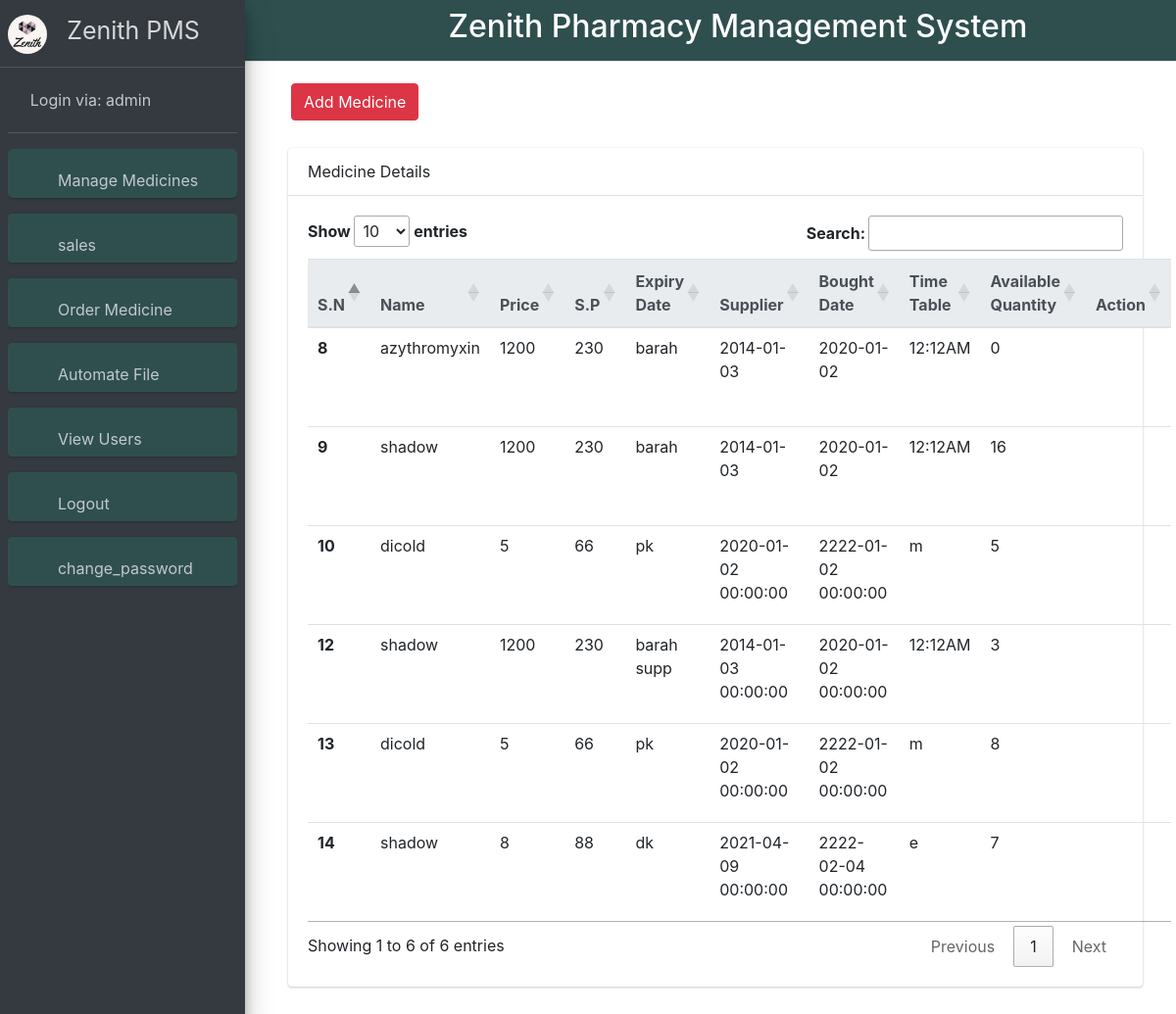
Screenshot of /manage_medicine (signed in) with the database file from the repository.
### manage_medicines/models.py (models this page shows, shortened)
class Medicine(models.Model):
    med_name = models.CharField(max_length = 30)
    price = models.CharField(max_length = 30)
    selling_price = models.CharField(max_length = 30)
    supplier = models.CharField(max_length = 30)
    bought_date = models.CharField(max_length = 30)
    expiry_date = models.CharField(max_length = 30)
    time_table = models.CharField(max_length = 30)
    quantity = models.IntegerField()

### manage_medicines/views.py (the view)
# urls.py: path('manage_medicine', medicine_manage),
def medicine_manage(request):
    if request.method == 'POST':
            data = request.POST
            med_name = data['med_name']
            price = data['price']
            selling_price = data['selling_price']
            supplier = data['supplier']
            bought_date = data['bought_date']
            expiry_date = data['expiry_date']
            time_table = data['time_table']
            quantity = data['quantity']
            obj = Medicine.objects.create(med_name = med_name, price=price,selling_price=selling_price,supplier=supplier,bought_date=bought_date,expiry_date=expiry_date,time_table=time_table, quantity=quantity)
            if obj:
                return redirect('/manage_medicine')
            return HttpResponse('Medicine is not added.')
    else:
            medicines = Medicine.objects.all()
            context= {
                'medicines':medicines,
            }
            return render(request, 'manage_medicine.html',context)
    return render(request, 'manage_medicine.html')

### templates/manage_medicine.html (shortened to what this page needs)
{% extends 'base.html' %}
{% block body %}
<div style="margin-left: 260px; padding: 22px;">
  <button type="button" class="btn btn-danger" data-toggle="modal" data-target="#exampleModal"
    style="margin-left: 15px;">
    Add Medicine
  </button>
  <div class="form-group" style="width: 250px; margin: 10px;">
  <br>
  <br>
  <br>
  </div>
  <div class="card" style="margin: 12px; margin-top: -15px;">
    <div class="card-header thead-light">
      Medicine Details
    </div>
    <div class="card-body">
      <table class="table" id="tblFilter">
        <thead class="thead-light">
          <tr>
            <th scope="col">S.N</th>
            <th scope="col">Name</th>
            <th scope="col">Price</th>
            <th scope="col">S.P</th>
            <th scope="col">Expiry Date</th>
            <th scope="col">Supplier</th>
            <th scope="col">Bought Date</th>
            <th scope="col">Time Table</th>
            <th scope="col">Available Quantity</th>
            <th scope="col">Action</th>
          </tr>
        </thead>
        <tbody>
          {% for medicine in medicines%}
          <tr>
            <th scope="row">{{medicine.id}}</th>
            <td>{{medicine.med_name}}</td>
            <td>{{medicine.price}}</td>
            <td>{{medicine.selling_price}}</td>
            <td>{{medicine.supplier}}</td>
            <td>{{medicine.bought_date}}</td>
            <td>{{medicine.expiry_date}}</td>
            <td>{{medicine.time_table}}</td>
            <td>{{medicine.quantity}}</td>
            <td>
              <a href="/medicine_update/{{medicine.id}}"<i class="fa fa-edit" style='padding: 10px; font-size: 22px;'></i> </a>
              <a href="/medicine_delete/{{medicine.id}}"  <i class="fa fa-trash" style="color:red; padding: 10px; font-size: 22px;"> </a>
            </td>
          </tr>
          {% endfor %}
        </tbody>
      </table>
    </div>
  </div>
</div>
{% endblock %}

### templates/base.html (shortened to what this page needs)
{% load static %}
<!DOCTYPE html>
<html lang="en">
<head>
    <link rel="stylesheet" href="{% static 'icon.css' %}">
    <link rel="stylesheet" href="{% static 'font.css' %}">
    <link rel="stylesheet" href="{% static 'plugins/fontawesome-free/css/all.min.css' %}">
    <link rel="stylesheet" href="{% static 'dist/css/adminlte.min.css' %}">
    <link rel="stylesheet" type="text/css" href="https://cdn.datatables.net/1.10.24/css/jquery.dataTables.css">
</head>
<body class="hold-transition sidebar-mini">
    <div class="wrapper">
        <nav class="main-header navbar navbar-expand navbar-white navbar-light" style="background-color: #2F4F4F;">
            <ul class="navbar-nav">
                <li class="nav-item">
                    <a class="nav-link" data-widget="pushmenu" href="#" role="button"><i class="fas fa-bars"></i></a>
                </li>
            </ul>
            <h2 style="margin-left: 155px; color: white;">Zenith Pharmacy Management System </h2>
        </nav>
        {% block body %}{% endblock %}
    </div>
    <aside class="main-sidebar sidebar-dark-primary elevation-4" style="height:655px;">
        <a href="http://pranishkatwal.com.np/" class="brand-link">
            <img src="{% static 'images/unnamed.jpg' %}" style="height: 40px; border-radius: 50px;">
            <span class="brand-text font-weight-light" style="margin: 15px; font-size: 25px;"><b>Zenith PMS</b></span>
        </a>
        <div class="sidebar">
            <div class="user-panel mt-3 pb-3 mb-3 d-flex">
                <div class="image">
                </div>
                <div class="info">
                    <a href="#" class="d-block">Login via: {{request.user.username}}</a>
                </div>
            </div>
            <nav class="text-secondary">
                <ul class="nav nav-pills nav-sidebar flex-column" data-widget="treeview" role="menu"
                    data-accordion="false">
                    <div class="card class=" text-light bg-dark""
                        style="color: white; background-color: #2F4F4F; height: 50px; border-radius: 5px;">
                        <div class="card-body">
                            <i class="nav-icon fas fa-th"></i>
                            <a href="/manage_medicine" style="margin-left: 14px;"> Manage Medicines </a>
                        </div>
                    </div>
                    <div class="card class=" text-light bg-dark""
                        style="color: white; background-color: #2F4F4F; height: 50px;">
                        <div class="card-body">
                            <i class="nav-icon fas fa-th"></i>
                            <a href="{% url 'sell_medicine_report' %}" style="margin-left: 14px;"> sales </a>
                        </div>
                    </div>
                    <div class="card class=" text-light bg-dark""
                        style="color: white; background-color: #2F4F4F; height: 50px;">
                        <div class="card-body">
                            <i class="nav-icon fas fa-th"></i>
                            <a href="/orderMedicine" style="margin-left: 14px;"> Order Medicine </a>
                        </div>
                    </div>
                    <div class="card class=" text-light bg-dark""
                        style="color: white; background-color: #2F4F4F; height: 50px;">
                        <div class="card-body">
                            <i class="nav-icon fas fa-th"></i>
                            <a href="/automateFile" style="margin-left: 14px;"> Automate File </a>
                        </div>
                    </div>
                    {% if user.is_superuser %}
                    <div class="card class=" text-light bg-dark""
                        style="color: white; background-color: #2F4F4F; height: 50px;">
                        <div class="card-body">
                            <i class="nav-icon fas fa-th"></i>
                            <a href="{% url 'register_view' %}" style="margin-left: 14px;"> View Users </a>
                        </div>
                    </div>
                    {% endif %}
                    {% if user.is_authenticated %}
                    <div class="card class=" text-light bg-dark""
                        style="color: white; background-color: #2F4F4F; height: 50px;">
                        <div class="card-body">
                            <i class="nav-icon fas fa-th"></i>
                            <a href="{% url 'logout' %}" style="margin-left: 14px;"> Logout </a>
                        </div>
                    </div>
                    <div class="card class=" text-light bg-dark""
                    style="color: white; background-color: #2F4F4F; height: 50px;">
                    <div class="card-body">
                        <i class="nav-icon fas fa-th"></i>
                        <a href="{% url 'change_password' %}" style="margin-left: 14px;"> change_password </a>
                    </div>
                </div>
                    {% endif %}
                    </body>
</html>

### rows the page displays
Medicine: id "8", med_name "azythromyxin", price "1200", selling_price "230", supplier "barah", bought_date "2014-01-03", expiry_date "2020-01-02", time_table "12:12AM", quantity "0"
Medicine: id "9", med_name "shadow", price "1200", selling_price "230", supplier "barah", bought_date "2014-01-03", expiry_date "2020-01-02", time_table "12:12AM", quantity "16"
Medicine: id "10", med_name "dicold", price "5", selling_price "66", supplier "pk", bought_date "2020-01-02 00:00:00", expiry_date "2222-01-02 00:00:00", time_table "m", quantity "5"
Medicine: id "12", med_name "shadow", price "1200", selling_price "230", supplier "barah supp", bought_date "2014-01-03 00:00:00", expiry_date "2020-01-02 00:00:00", time_table "12:12AM", quantity "3"
Medicine: id "13", med_name "dicold", price "5", selling_price "66", supplier "pk", bought_date "2020-01-02 00:00:00", expiry_date "2222-01-02 00:00:00", time_table "m", quantity "8"
Medicine: id "14", med_name "shadow", price "8", selling_price "88", supplier "dk", bought_date "2021-04-09 00:00:00", expiry_date "2222-02-04 00:00:00", time_table "e", quantity "7"

### other values shown
{{ request.user.username }} "admin"
